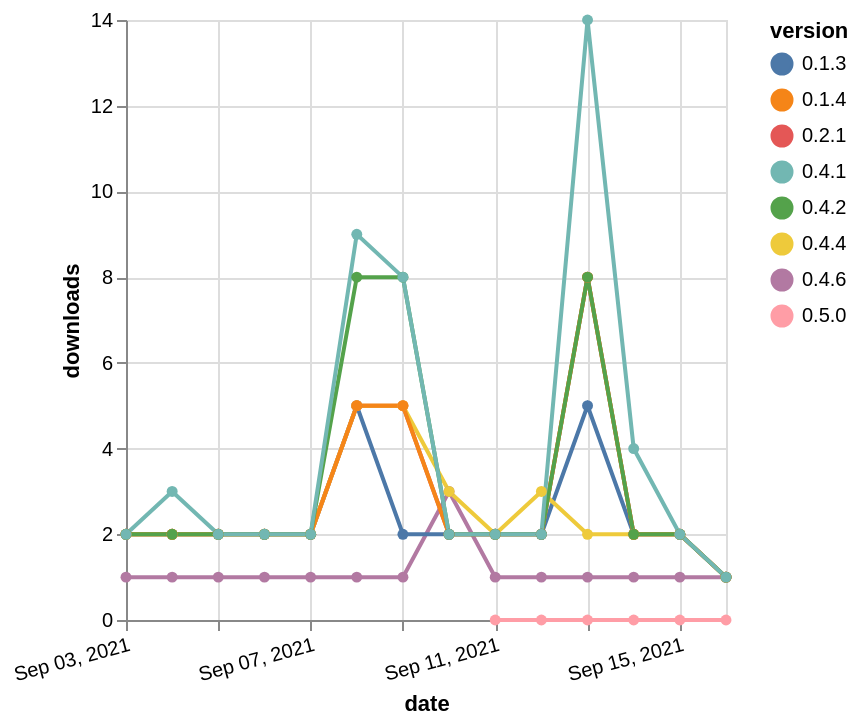

The Vega-Lite source for this figure:
### Vega-Lite specification from a JSON file in a GitHub repository (floating-point values rounded to 4 significant figures)
{"$schema": "https://vega.github.io/schema/vega-lite/v5.json", "description": "A simple bar chart with embedded data.", "data": {"values": [{"date": "2021-09-03", "total": 238, "delta": 1, "version": "0.4.6"}, {"date": "2021-09-04", "total": 239, "delta": 1, "version": "0.4.6"}, {"date": "2021-09-05", "total": 240, "delta": 1, "version": "0.4.6"}, {"date": "2021-09-06", "total": 241, "delta": 1, "version": "0.4.6"}, {"date": "2021-09-07", "total": 242, "delta": 1, "version": "0.4.6"}, {"date": "2021-09-08", "total": 243, "delta": 1, "version": "0.4.6"}, {"date": "2021-09-09", "total": 244, "delta": 1, "version": "0.4.6"}, {"date": "2021-09-10", "total": 247, "delta": 3, "version": "0.4.6"}, {"date": "2021-09-11", "total": 248, "delta": 1, "version": "0.4.6"}, {"date": "2021-09-12", "total": 249, "delta": 1, "version": "0.4.6"}, {"date": "2021-09-13", "total": 250, "delta": 1, "version": "0.4.6"}, {"date": "2021-09-14", "total": 251, "delta": 1, "version": "0.4.6"}, {"date": "2021-09-15", "total": 252, "delta": 1, "version": "0.4.6"}, {"date": "2021-09-16", "total": 253, "delta": 1, "version": "0.4.6"}, {"date": "2021-09-03", "total": 3400, "delta": 2, "version": "0.1.3"}, {"date": "2021-09-04", "total": 3402, "delta": 2, "version": "0.1.3"}, {"date": "2021-09-05", "total": 3404, "delta": 2, "version": "0.1.3"}, {"date": "2021-09-06", "total": 3406, "delta": 2, "version": "0.1.3"}, {"date": "2021-09-07", "total": 3408, "delta": 2, "version": "0.1.3"}, {"date": "2021-09-08", "total": 3413, "delta": 5, "version": "0.1.3"}, {"date": "2021-09-09", "total": 3415, "delta": 2, "version": "0.1.3"}, {"date": "2021-09-10", "total": 3417, "delta": 2, "version": "0.1.3"}, {"date": "2021-09-11", "total": 3419, "delta": 2, "version": "0.1.3"}, {"date": "2021-09-12", "total": 3421, "delta": 2, "version": "0.1.3"}, {"date": "2021-09-13", "total": 3426, "delta": 5, "version": "0.1.3"}, {"date": "2021-09-14", "total": 3428, "delta": 2, "version": "0.1.3"}, {"date": "2021-09-15", "total": 3430, "delta": 2, "version": "0.1.3"}, {"date": "2021-09-16", "total": 3431, "delta": 1, "version": "0.1.3"}, {"date": "2021-09-03", "total": 5122, "delta": 2, "version": "0.2.1"}, {"date": "2021-09-04", "total": 5124, "delta": 2, "version": "0.2.1"}, {"date": "2021-09-05", "total": 5126, "delta": 2, "version": "0.2.1"}, {"date": "2021-09-06", "total": 5128, "delta": 2, "version": "0.2.1"}, {"date": "2021-09-07", "total": 5130, "delta": 2, "version": "0.2.1"}, {"date": "2021-09-08", "total": 5135, "delta": 5, "version": "0.2.1"}, {"date": "2021-09-09", "total": 5140, "delta": 5, "version": "0.2.1"}, {"date": "2021-09-10", "total": 5142, "delta": 2, "version": "0.2.1"}, {"date": "2021-09-11", "total": 5144, "delta": 2, "version": "0.2.1"}, {"date": "2021-09-12", "total": 5146, "delta": 2, "version": "0.2.1"}, {"date": "2021-09-13", "total": 5154, "delta": 8, "version": "0.2.1"}, {"date": "2021-09-14", "total": 5156, "delta": 2, "version": "0.2.1"}, {"date": "2021-09-15", "total": 5158, "delta": 2, "version": "0.2.1"}, {"date": "2021-09-16", "total": 5159, "delta": 1, "version": "0.2.1"}, {"date": "2021-09-03", "total": 3470, "delta": 2, "version": "0.4.4"}, {"date": "2021-09-04", "total": 3472, "delta": 2, "version": "0.4.4"}, {"date": "2021-09-05", "total": 3474, "delta": 2, "version": "0.4.4"}, {"date": "2021-09-06", "total": 3476, "delta": 2, "version": "0.4.4"}, {"date": "2021-09-07", "total": 3478, "delta": 2, "version": "0.4.4"}, {"date": "2021-09-08", "total": 3483, "delta": 5, "version": "0.4.4"}, {"date": "2021-09-09", "total": 3488, "delta": 5, "version": "0.4.4"}, {"date": "2021-09-10", "total": 3491, "delta": 3, "version": "0.4.4"}, {"date": "2021-09-11", "total": 3493, "delta": 2, "version": "0.4.4"}, {"date": "2021-09-12", "total": 3496, "delta": 3, "version": "0.4.4"}, {"date": "2021-09-13", "total": 3498, "delta": 2, "version": "0.4.4"}, {"date": "2021-09-14", "total": 3500, "delta": 2, "version": "0.4.4"}, {"date": "2021-09-15", "total": 3502, "delta": 2, "version": "0.4.4"}, {"date": "2021-09-16", "total": 3503, "delta": 1, "version": "0.4.4"}, {"date": "2021-09-03", "total": 3672, "delta": 2, "version": "0.1.4"}, {"date": "2021-09-04", "total": 3674, "delta": 2, "version": "0.1.4"}, {"date": "2021-09-05", "total": 3676, "delta": 2, "version": "0.1.4"}, {"date": "2021-09-06", "total": 3678, "delta": 2, "version": "0.1.4"}, {"date": "2021-09-07", "total": 3680, "delta": 2, "version": "0.1.4"}, {"date": "2021-09-08", "total": 3685, "delta": 5, "version": "0.1.4"}, {"date": "2021-09-09", "total": 3690, "delta": 5, "version": "0.1.4"}, {"date": "2021-09-10", "total": 3692, "delta": 2, "version": "0.1.4"}, {"date": "2021-09-11", "total": 3694, "delta": 2, "version": "0.1.4"}, {"date": "2021-09-12", "total": 3696, "delta": 2, "version": "0.1.4"}, {"date": "2021-09-13", "total": 3704, "delta": 8, "version": "0.1.4"}, {"date": "2021-09-14", "total": 3706, "delta": 2, "version": "0.1.4"}, {"date": "2021-09-15", "total": 3708, "delta": 2, "version": "0.1.4"}, {"date": "2021-09-16", "total": 3709, "delta": 1, "version": "0.1.4"}, {"date": "2021-09-03", "total": 4860, "delta": 2, "version": "0.4.2"}, {"date": "2021-09-04", "total": 4862, "delta": 2, "version": "0.4.2"}, {"date": "2021-09-05", "total": 4864, "delta": 2, "version": "0.4.2"}, {"date": "2021-09-06", "total": 4866, "delta": 2, "version": "0.4.2"}, {"date": "2021-09-07", "total": 4868, "delta": 2, "version": "0.4.2"}, {"date": "2021-09-08", "total": 4876, "delta": 8, "version": "0.4.2"}, {"date": "2021-09-09", "total": 4884, "delta": 8, "version": "0.4.2"}, {"date": "2021-09-10", "total": 4886, "delta": 2, "version": "0.4.2"}, {"date": "2021-09-11", "total": 4888, "delta": 2, "version": "0.4.2"}, {"date": "2021-09-12", "total": 4890, "delta": 2, "version": "0.4.2"}, {"date": "2021-09-13", "total": 4898, "delta": 8, "version": "0.4.2"}, {"date": "2021-09-14", "total": 4900, "delta": 2, "version": "0.4.2"}, {"date": "2021-09-15", "total": 4902, "delta": 2, "version": "0.4.2"}, {"date": "2021-09-16", "total": 4903, "delta": 1, "version": "0.4.2"}, {"date": "2021-09-03", "total": 6553, "delta": 2, "version": "0.4.1"}, {"date": "2021-09-04", "total": 6556, "delta": 3, "version": "0.4.1"}, {"date": "2021-09-05", "total": 6558, "delta": 2, "version": "0.4.1"}, {"date": "2021-09-06", "total": 6560, "delta": 2, "version": "0.4.1"}, {"date": "2021-09-07", "total": 6562, "delta": 2, "version": "0.4.1"}, {"date": "2021-09-08", "total": 6571, "delta": 9, "version": "0.4.1"}, {"date": "2021-09-09", "total": 6579, "delta": 8, "version": "0.4.1"}, {"date": "2021-09-10", "total": 6581, "delta": 2, "version": "0.4.1"}, {"date": "2021-09-11", "total": 6583, "delta": 2, "version": "0.4.1"}, {"date": "2021-09-12", "total": 6585, "delta": 2, "version": "0.4.1"}, {"date": "2021-09-13", "total": 6599, "delta": 14, "version": "0.4.1"}, {"date": "2021-09-14", "total": 6603, "delta": 4, "version": "0.4.1"}, {"date": "2021-09-15", "total": 6605, "delta": 2, "version": "0.4.1"}, {"date": "2021-09-16", "total": 6606, "delta": 1, "version": "0.4.1"}, {"date": "2021-09-11", "total": 7, "delta": 0, "version": "0.5.0"}, {"date": "2021-09-12", "total": 10, "delta": 0, "version": "0.5.0"}, {"date": "2021-09-13", "total": 12, "delta": 0, "version": "0.5.0"}, {"date": "2021-09-14", "total": 14, "delta": 0, "version": "0.5.0"}, {"date": "2021-09-15", "total": 15, "delta": 0, "version": "0.5.0"}, {"date": "2021-09-16", "total": 16, "delta": 0, "version": "0.5.0"}]}, "width": "container", "mark": {"type": "line", "point": {"filled": true}}, "encoding": {"x": {"field": "date", "type": "temporal", "timeUnit": "yearmonthdate", "title": "date", "axis": {"labelAngle": -15}}, "y": {"field": "delta", "type": "quantitative", "title": "downloads"}, "color": {"field": "version", "type": "nominal"}, "tooltip": {"field": "delta"}}}
